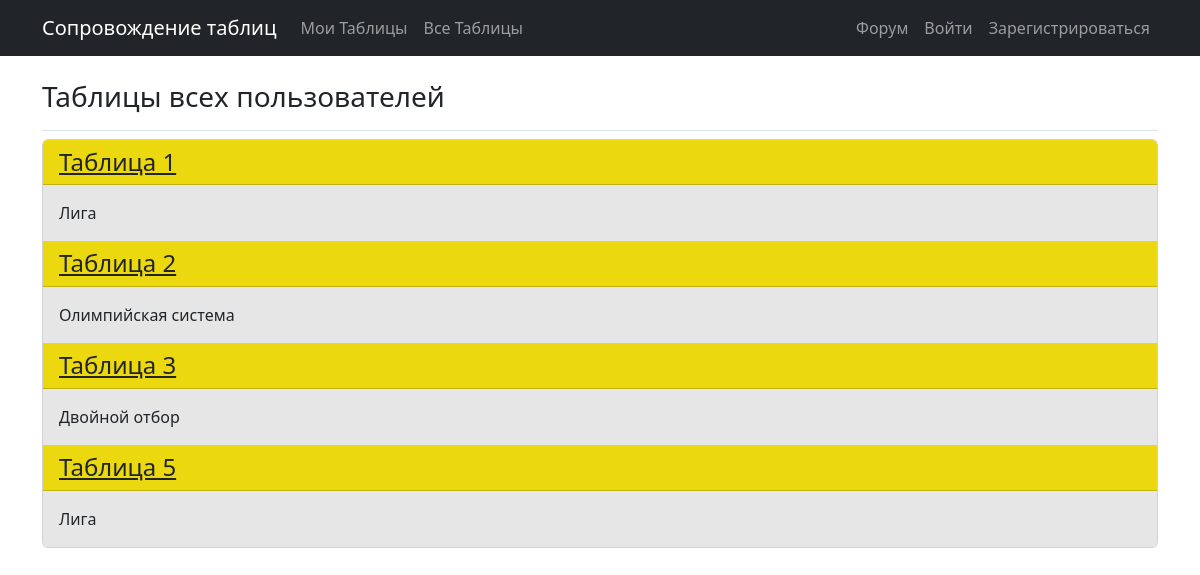
Before: /all_users_tables/ with the older database file.
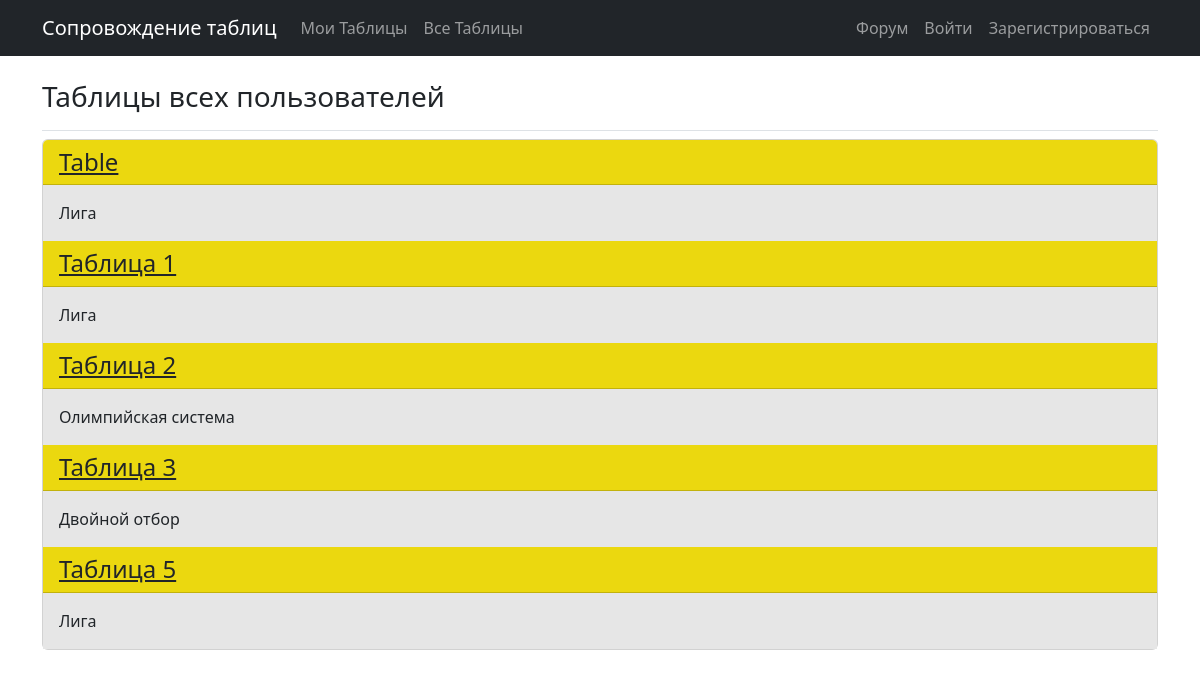
After: the same page with the newer database file.
### managing_tables/models.py (models this page shows, shortened)
class Table(models.Model):
    LEAGUE = 'Лига'
    SINGLE = 'Олимпийская система'
    DOUBLE = 'Двойной отбор'
    COMPETITION_TYPES = [
        (LEAGUE, 'Лига'),
        (SINGLE, 'Олимпийская система'),
        (DOUBLE, 'Двойной отбор'),
    ]
    name = models.CharField(max_length=20)
    competition_type = models.CharField(max_length=30, choices=COMPETITION_TYPES)
    number_of_points_for_a_win = models.PositiveSmallIntegerField(default=3)
    logotype = models.ImageField(upload_to='managing_tables/images', blank=True)
    owner = models.ForeignKey(User, on_delete=models.CASCADE)
    privacy = models.BooleanField(default=False)

### managing_tables/views.py (the view)
# urls.py: path('all_users_tables/', views.all_users_tables, name='all_users_tables'),
def all_users_tables(request):
    tables = Table.objects.filter(privacy=False).order_by('name')
    context = {'tables': tables}
    return render(request, 'managing_tables/all_users_tables.html', context)

### managing_tables/templates/managing_tables/all_users_tables.html (shortened to what this page needs)
{% extends 'managing_tables/base.html' %}
{% block page_header %}
  <div class="d-flex justify-content-between">
      <h3>Таблицы всех пользователей</h3>
  </div>
{% endblock page_header %}
{% block content %}
  <div class="card mb-3">
      {% for table in tables %}
        <h4 class="card-header" style="background-color: #EBD80F;">
            <a href="{% url 'managing_tables:table' table.id %}" class="link-dark">{{ table.name }}</a>
        </h4>
        <div class="card-body" style="background-color: #E6E6E6;">
            {{ table.competition_type }}
        </div>
      {% empty %}
        <p>Нет ни одной таблицы</p>
      {% endfor %}
  </div>
{% endblock content %}

Changed rows visible on the page:
added Table: name "Table", competition_type "Лига"
